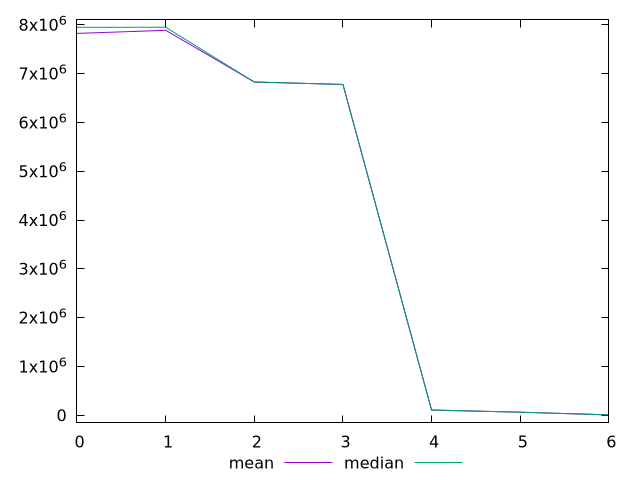

Reproduce this figure in gnuplot.
$_mean <<EOF
7823328.27
7886965.49
6827294.74
6777210.45
107099.4
61925.06
6614.44
EOF
$_median <<EOF
7947990.5
7949450
6827191
6777209.5
107097
61926
6614
EOF
set key outside below
set terminal pngcairo
set output "report_00006_2020-11-02T20-21-41.718Z/total-byte-weight/progession_mean_median.png"
set yrange [-152242.72:8108306.72]
plot $_mean title "mean" with line ,$_median title "median" with line ,
